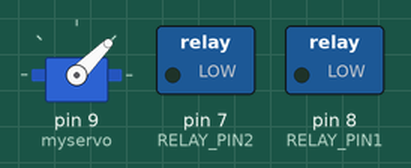
Simulated run of this sketch. Board: Arduino Uno, built with avr-gcc and run on an emulated ATmega328P. On the bench: servo, switched loads named in the sketch (green lamp = pin HIGH).

Above: at 0.05 s.
At 10.25 s:
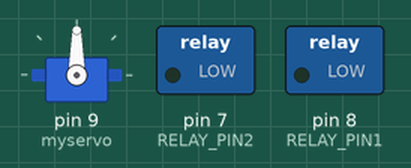
At 20.45 s:
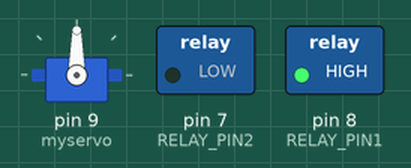
At 40.85 s:
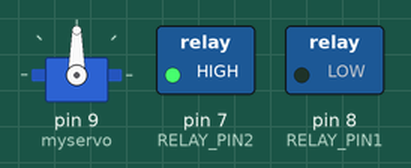
Timing chart, 0 to 53.3 s (numbered marks = the images above):
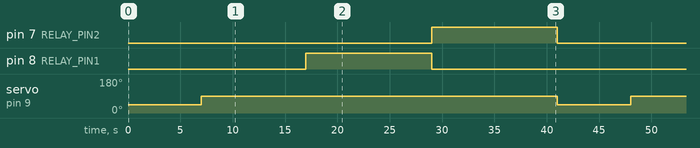

The sketch:

AutoFeeder.ino
```cpp
#include <Servo.h>//Inputs the library Servo.h
Servo myservo;//Names the library's variable "Servo" to myservo

unsigned long StartTime = 1;
unsigned long Interval = 5000;

const int RELAY_PIN1 = 8;
const int RELAY_PIN2 = 7;

void setup (){
  myservo.attach(9);//The pin where the servo motor is attached on the arduino
  myservo.write(90);//Makes the servo motor stop

   pinMode(RELAY_PIN1, OUTPUT);
   pinMode(RELAY_PIN2, OUTPUT);
}

void loop()

 {
  if (millis()>StartTime){
    StartTime = millis()+Interval;
    digitalWrite(RELAY_PIN1, HIGH);
    delay(12000);
    digitalWrite(RELAY_PIN1, LOW);
  }

 if (millis()>StartTime){
    StartTime = millis()+Interval;
    digitalWrite(RELAY_PIN2, HIGH);
    delay(12000);
    digitalWrite(RELAY_PIN2, LOW);
  }

  myservo.write(45);//Makes the servo motor goes clockwise 14
  delay(7000);//Continue this for 700 millisecond which is approximately equal to one roation
  myservo.write(90);//Makes the servo motor stop
  delay(10000);//Makes the servo motor stop for 86400000 milliseconds which is equal to one day
}
```

Measured:
- by itself, pin 7 (RELAY_PIN2), pin 8 (RELAY_PIN1): alternates HIGH for 12.0 s and LOW for 29.0 s
- by itself, servo on pin 9 (myservo): alternates 90° for 34.0 s and 45° for 7.0 s
